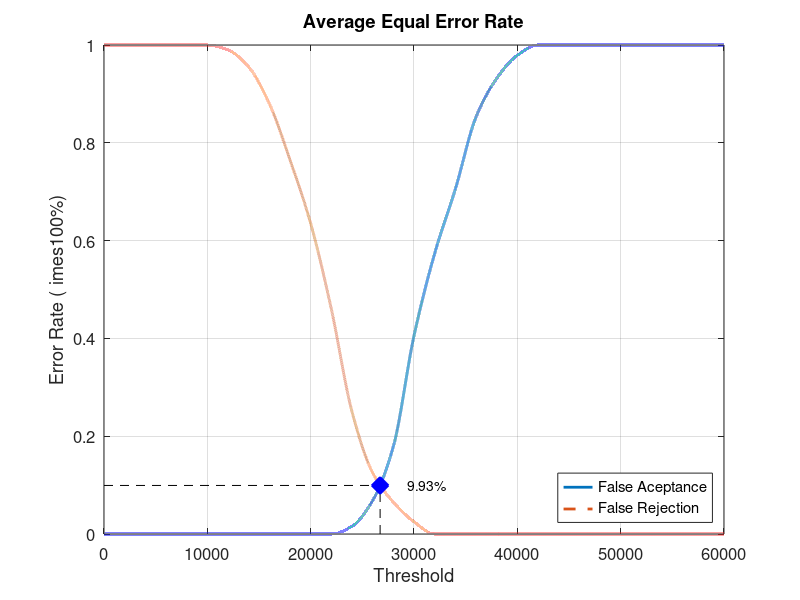
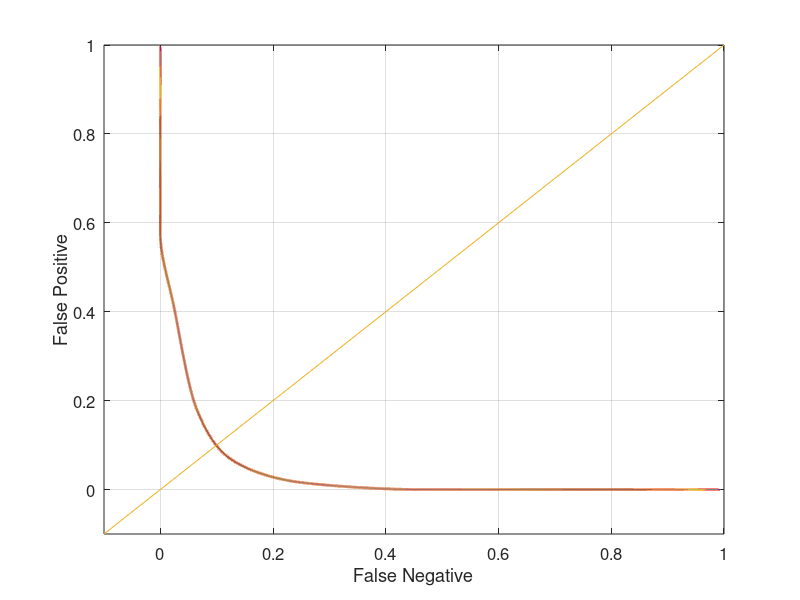

Reproduce these figures in MATLAB, in order.
close all;
clear;
clc;
x = 0:2000:60000;
xq = 0:0.5:60000;

y0 = [0 0 0 0 0 0 0 0 0 0 0 0 0.0157895 0.0684211 0.178947 0.405263 0.573684 0.705263 0.852632 0.931579 0.978947 1 1 1 1 1 1 1 1 1 1]
yy0 = interp1(x, y0, xq, 'pchip');
y1 = [1 1 1 1 1 1 0.99 0.955 0.88 0.765 0.635 0.46 0.25 0.125 0.065 0.025 0 0 0 0 0 0 0 0 0 0 0 0 0 0 0]
yy1 = interp1(x, y1, xq, 'pchip');

% Calculating EER: 
y2 = abs(y0 - y1);
find(y2 == min(y2))
yy2 = abs(yy0 - yy1);
xEER = find(yy2 == min(yy2));
xEERIndex = xq(xEER) % X-axis EER
yEER = yy0(xEER) % Y-axis EER

main = figure
plot(xq, yy0,'-','LineWidth', 2);	hold on
plot(xq, yy1,'--','LineWidth', 2);	hold on
plot([xEERIndex xEERIndex], [0 yEER], 'k--');	hold on
plot([0 xEERIndex], [yEER yEER], 'k--');	hold on
plot(xEERIndex, yEER, 'bx', 'LineWidth', 10);	hold on
text(xEERIndex + 10 * xEERIndex / 100, yEER, [num2str(round((10000 * yEER)) / 100) '%'])
legend('False Aceptance', 'False Rejection', 'Location', 'SouthEast')
xlabel('Threshold')
ylabel('Error Rate (	imes100%)')
title('Average Equal Error Rate')
set(gca, 'FontSize', 12)
axis([0 60000 0 1])
grid on

print(main, 'Database4_2Main', '-dpng');
FNRxFPR = figure('Color', [1 1 1]);
plot(yy1, yy0, '-', yy1, yy0, 'LineWidth', 2);
hold on
y = -0.1:0.1:1
plot(y, y); 
set(gca, 'FontSize', 12)
xlabel('False Negative')
ylabel('False Positive')
axis([-0.1 1 -0.1 1])
set(gca, 'FontSize', 12)
grid on

print(FNRxFPR, 'Database4_2FNRxFPR','-dpng');
